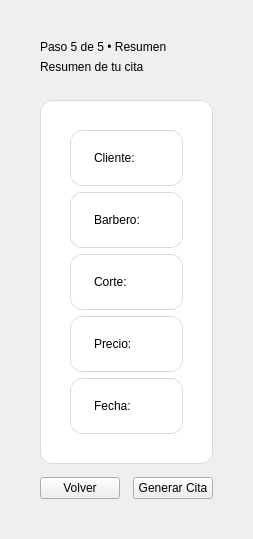
<?xml version="1.0" encoding="UTF-8"?>
<ui version="4.0">
 <class>PageResumen</class>
 <widget class="QWidget" name="PageResumen">
  <layout class="QVBoxLayout" name="verticalLayout">
   <property name="leftMargin"><number>40</number></property>
   <property name="topMargin"><number>40</number></property>
   <property name="rightMargin"><number>40</number></property>
   <property name="bottomMargin"><number>40</number></property>
   <item>
    <widget class="QLabel" name="stepLabel">
     <property name="text">
      <string>Paso 5 de 5 • Resumen</string>
     </property>
    </widget>
   </item>
   <item>
    <widget class="QLabel" name="titleLabel">
     <property name="text">
      <string>Resumen de tu cita</string>
     </property>
    </widget>
   </item>
   <item>
    <spacer name="verticalSpacer_1">
     <property name="orientation">
      <enum>Qt::Vertical</enum>
     </property>
     <property name="sizeType">
      <enum>QSizePolicy::Fixed</enum>
     </property>
     <property name="sizeHint">
      <size><width>20</width><height>20</height></size>
     </property>
    </spacer>
   </item>
   <item>
    <widget class="QFrame" name="frameResumen">
     <property name="frameShape">
      <enum>QFrame::StyledPanel</enum>
     </property>
     <property name="styleSheet">
      <string>QFrame { background-color: #FFFFFF; border: 1px solid #E2D8CD; border-radius: 12px; padding: 20px; }</string>
     </property>
     <layout class="QVBoxLayout" name="verticalLayout_3">
      <item>
       <widget class="QLabel" name="lblResumenNombre">
        <property name="text"><string>Cliente: </string></property>
       </widget>
      </item>
      <item>
       <widget class="QLabel" name="lblResumenBarbero">
        <property name="text"><string>Barbero: </string></property>
       </widget>
      </item>
      <item>
       <widget class="QLabel" name="lblResumenCorte">
        <property name="text"><string>Corte: </string></property>
       </widget>
      </item>
      <item>
       <widget class="QLabel" name="lblResumenPrecio">
        <property name="text"><string>Precio: </string></property>
       </widget>
      </item>
      <item>
       <widget class="QLabel" name="lblResumenFecha">
        <property name="text"><string>Fecha: </string></property>
       </widget>
      </item>
     </layout>
    </widget>
   </item>
   <item>
    <spacer name="verticalSpacer_2">
     <property name="orientation">
      <enum>Qt::Vertical</enum>
     </property>
    </spacer>
   </item>
   <item>
    <layout class="QHBoxLayout" name="horizontalLayout">
     <item>
      <widget class="QPushButton" name="btnBack">
       <property name="text"><string>Volver</string></property>
      </widget>
     </item>
     <item>
      <spacer name="horizontalSpacer"><property name="orientation"><enum>Qt::Horizontal</enum></property></spacer>
     </item>
     <item>
      <widget class="QPushButton" name="btnConfirmar">
       <property name="text"><string>Generar Cita</string></property>
       <property name="cssClass"><string>btnAction</string></property>
      </widget>
     </item>
    </layout>
   </item>
  </layout>
 </widget>
</ui>
